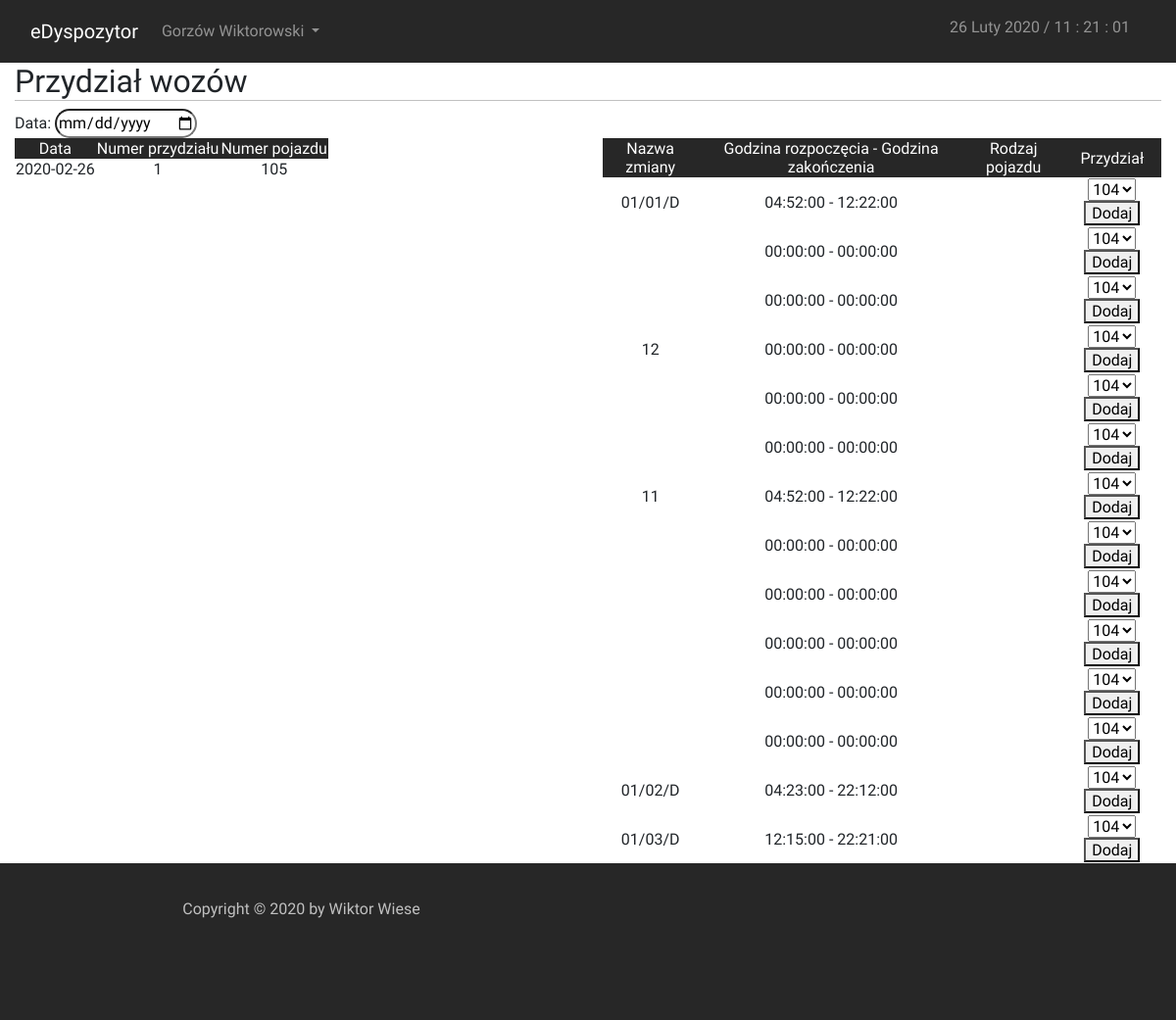
Page /index_user.php?page=plans (signed in) on the committed database.
### tables this page shows
CREATE TABLE `plan` (
  `id` int(11) NOT NULL,
  `miasto` int(11) NOT NULL,
  `data` date DEFAULT NULL,
  `id_timetable` int(11) DEFAULT NULL,
  `numer_pojazdu` int(11) DEFAULT NULL
);

CREATE TABLE `timetable` (
  `id` int(11) NOT NULL,
  `miasto` int(11) NOT NULL,
  `nazwa_zm` text,
  `godz_roz` time DEFAULT NULL,
  `godz_zak` time DEFAULT NULL,
  `rodzaj` text,
  `obsluga` text NOT NULL,
  `uwagi` longtext
);

### index_user.php (called while the page is built)
<?php
    include("./layout/header.php");
    $toInclude = isset($_GET['page']) ? $_GET['page']:"main";
    include("./pages/user/$toInclude.php");
    include("./layout/footer.php");
?>

### scripts/php/plans/list_vehicles.php (the view)
<?php
    require_once("scripts/php/db_connect.php");
    $connect = new mysqli($host, $db_user, $db_password, $db_name);
    $query_vehicles="SELECT * FROM vehicles WHERE miasto LIKE '$_SESSION[access]'";
    if($result = @$connect->query($query_vehicles))
    {
        $users = $result->num_rows;
        if($users>0)
        {
            echo "<select>";
            while($row = $result->fetch_array())
            {
                echo "<option>".$row['numer_tab']."</option>";
            }
            echo "</select>";
        }
    }
?>

### pages/user/plans.php (shortened to what this page needs)
<main>
    <?php
        require_once("scripts/php/db_connect.php");
        $connect = new mysqli($host, $db_user, $db_password, $db_name);
    ?>
    <div class='container-fluid'>
        <div class='row'>
            <div class="col-md-12">
                <H2 class='headline'>Przydział wozów</H2>
            </div>
            <div class='col-md-12'>
                <a>Data: </a><input type='date'/>
            </div>
            <div class='col-md-6'>
                <form >
                    <?php
                        $query_plans = "SELECT * FROM plan WHERE `miasto` LIKE '$_SESSION[access]'";
                        $query_timetable="SELECT * FROM `timetable` WHERE `miasto` = '$_SESSION[access]'";
                        if($result = @$connect->query($query_plans))
                        {
                            $plans = $result->num_rows;
                            if($plans>0)
                            {
                                echo "<table>
                                    <tr class='main'>
                                        <td>Data</td>
                                        <td>Numer przydziału</td>
                                        <td>Numer pojazdu</td>
                                    </tr>";
                                while($row = $result->fetch_array())
                                {
                                    echo "<tr>";
                                    echo "<td>".$row['data']."</td>";
                                    echo "<td>".$row['id_timetable']."</td>";
                                    echo "<td>".$row['numer_pojazdu']."</td>";
                                    echo "</tr>";
                                }
                                echo "</table>";
                            }
                        }
                    ?>
                </form>
            </div>
            <div class='col-md-6'>
                <?php
                        if($result1 = @$connect->query($query_timetable))
                        {
                            $users = $result1->num_rows;
                            if($users>0)
                            {
                                echo "<table>
                                <tr class='main'>
                                <td>Nazwa zmiany</td>
                                <td>Godzina rozpoczęcia - Godzina zakończenia</td>
                                <td>Rodzaj pojazdu</td>
                                <td>Przydział</td>
                                </tr>";
                                while($row = $result1->fetch_array())
                                {
                                    echo "<tr>
                                        <td>$row[nazwa_zm]</td>
                                        <td>$row[godz_roz] - $row[godz_zak]</td>
                                        <td> </td>
                                        <td>";
                                        include('scripts/php/plans/list_vehicles.php');
                                        echo "<button type='submit'>Dodaj</button></td>
                                    </tr>";
                                }
                            }
                        }
                        echo "</table>";
                    ?>
            </div>
        </div>
    </div>
</main>

### styles/style_main.css (style rules this page uses)
body { font-family: 'Raleway', sans-serif !important; background: #272727 !important; }
.headline { border-bottom: 1px solid silver; }

### styles/style_pages.css (style rules this page uses)
main { background: white; }
table, tr, td { text-align: center; width: inherit; }
table .main { color: white !important; background: #272727 !important; }
input { border-radius: 20px; }

### rows in the picture
plan: data "2020-02-26", id_timetable "1", numer_pojazdu "105"
timetable: nazwa_zm "01/01/D", godz_roz "04:52:00", godz_zak "12:22:00"
timetable: godz_roz "00:00:00", godz_zak "00:00:00"
timetable: godz_roz "00:00:00", godz_zak "00:00:00"
timetable: nazwa_zm "12", godz_roz "00:00:00", godz_zak "00:00:00"
timetable: godz_roz "00:00:00", godz_zak "00:00:00"
timetable: godz_roz "00:00:00", godz_zak "00:00:00"
timetable: nazwa_zm "11", godz_roz "04:52:00", godz_zak "12:22:00"
timetable: godz_roz "00:00:00", godz_zak "00:00:00"
timetable: godz_roz "00:00:00", godz_zak "00:00:00"
timetable: godz_roz "00:00:00", godz_zak "00:00:00"
timetable: godz_roz "00:00:00", godz_zak "00:00:00"
timetable: godz_roz "00:00:00", godz_zak "00:00:00"
timetable: nazwa_zm "01/02/D", godz_roz "04:23:00", godz_zak "22:12:00"
timetable: nazwa_zm "01/03/D", godz_roz "12:15:00", godz_zak "22:21:00"

### other values in the picture
form field value "104"
